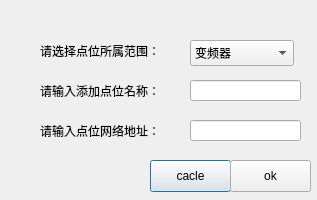
<?xml version="1.0" encoding="UTF-8"?>
<ui version="4.0">
 <class>Dialog</class>
 <widget class="QDialog" name="Dialog">
  <property name="geometry">
   <rect>
    <x>0</x>
    <y>0</y>
    <width>317</width>
    <height>200</height>
   </rect>
  </property>
  <property name="windowTitle">
   <string>Dialog</string>
  </property>
  <widget class="QComboBox" name="comboBox">
   <property name="geometry">
    <rect>
     <x>190</x>
     <y>40</y>
     <width>104</width>
     <height>26</height>
    </rect>
   </property>
   <item>
    <property name="text">
     <string>变频器</string>
    </property>
   </item>
   <item>
    <property name="text">
     <string>OP20</string>
    </property>
   </item>
   <item>
    <property name="text">
     <string>OP30</string>
    </property>
   </item>
   <item>
    <property name="text">
     <string>OP40</string>
    </property>
   </item>
   <item>
    <property name="text">
     <string>系统故障</string>
    </property>
   </item>
  </widget>
  <widget class="QLabel" name="label">
   <property name="geometry">
    <rect>
     <x>40</x>
     <y>40</y>
     <width>131</width>
     <height>21</height>
    </rect>
   </property>
   <property name="text">
    <string>请选择点位所属范围：</string>
   </property>
  </widget>
  <widget class="QLabel" name="label_2">
   <property name="geometry">
    <rect>
     <x>40</x>
     <y>80</y>
     <width>131</width>
     <height>21</height>
    </rect>
   </property>
   <property name="text">
    <string>请输入添加点位名称：</string>
   </property>
  </widget>
  <widget class="QLabel" name="label_3">
   <property name="geometry">
    <rect>
     <x>40</x>
     <y>120</y>
     <width>131</width>
     <height>21</height>
    </rect>
   </property>
   <property name="text">
    <string>请输入点位网络地址：</string>
   </property>
  </widget>
  <widget class="QLineEdit" name="lineEdit">
   <property name="geometry">
    <rect>
     <x>190</x>
     <y>80</y>
     <width>111</width>
     <height>21</height>
    </rect>
   </property>
  </widget>
  <widget class="QLineEdit" name="lineEdit_2">
   <property name="geometry">
    <rect>
     <x>190</x>
     <y>120</y>
     <width>111</width>
     <height>21</height>
    </rect>
   </property>
  </widget>
  <widget class="QPushButton" name="pushButton">
   <property name="geometry">
    <rect>
     <x>150</x>
     <y>160</y>
     <width>81</width>
     <height>32</height>
    </rect>
   </property>
   <property name="text">
    <string>cacle</string>
   </property>
  </widget>
  <widget class="QPushButton" name="pushButton_2">
   <property name="geometry">
    <rect>
     <x>230</x>
     <y>160</y>
     <width>81</width>
     <height>32</height>
    </rect>
   </property>
   <property name="text">
    <string>ok</string>
   </property>
  </widget>
 </widget>
 <resources/>
 <connections/>
</ui>
